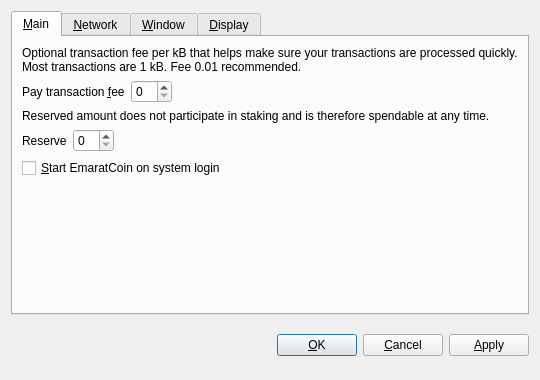
<?xml version="1.0" encoding="UTF-8"?>
<ui version="4.0">
 <class>OptionsDialog</class>
 <widget class="QDialog" name="OptionsDialog">
  <property name="geometry">
   <rect>
    <x>0</x>
    <y>0</y>
    <width>540</width>
    <height>380</height>
   </rect>
  </property>
  <property name="windowTitle">
   <string>Options</string>
  </property>
  <property name="modal">
   <bool>true</bool>
  </property>
  <layout class="QVBoxLayout" name="verticalLayout">
   <item>
    <widget class="QTabWidget" name="tabWidget">
     <property name="tabPosition">
      <enum>QTabWidget::North</enum>
     </property>
     <property name="currentIndex">
      <number>0</number>
     </property>
     <widget class="QWidget" name="tabMain">
      <attribute name="title">
       <string>&amp;Main</string>
      </attribute>
      <layout class="QVBoxLayout" name="verticalLayout_Main">
       <item>
        <widget class="QLabel" name="transactionFeeInfoLabel">
         <property name="text">
          <string>Optional transaction fee per kB that helps make sure your transactions are processed quickly. Most transactions are 1 kB. Fee 0.01 recommended.</string>
         </property>
         <property name="textFormat">
          <enum>Qt::PlainText</enum>
         </property>
         <property name="wordWrap">
          <bool>true</bool>
         </property>
        </widget>
       </item>
       <item>
        <layout class="QHBoxLayout" name="horizontalLayoutFee">
         <item>
          <widget class="QLabel" name="transactionFeeLabel">
           <property name="text">
            <string>Pay transaction &amp;fee</string>
           </property>
           <property name="textFormat">
            <enum>Qt::PlainText</enum>
           </property>
           <property name="buddy">
            <cstring>transactionFee</cstring>
           </property>
          </widget>
         </item>
         <item>
          <widget class="BitcoinAmountField" name="transactionFee"/>
         </item>
         <item>
          <spacer name="horizontalSpacerFee">
           <property name="orientation">
            <enum>Qt::Horizontal</enum>
           </property>
           <property name="sizeHint" stdset="0">
            <size>
             <width>40</width>
             <height>20</height>
            </size>
           </property>
          </spacer>
         </item>
        </layout>
       </item>
       <item>
        <widget class="QLabel" name="reserveBalanceInfoLabel">
         <property name="text">
          <string>Reserved amount does not participate in staking and is therefore spendable at any time.</string>
         </property>
         <property name="textFormat">
          <enum>Qt::PlainText</enum>
         </property>
         <property name="wordWrap">
          <bool>true</bool>
         </property>
        </widget>
       </item>
       <item>
        <layout class="QHBoxLayout" name="horizontalLayoutReserveBalance">
         <item>
          <widget class="QLabel" name="reserveBalanceLabel">
           <property name="text">
            <string>Reserve</string>
           </property>
           <property name="textFormat">
            <enum>Qt::PlainText</enum>
           </property>
           <property name="buddy">
            <cstring>reserveBalance</cstring>
           </property>
          </widget>
         </item>
         <item>
          <widget class="BitcoinAmountField" name="reserveBalance"/>
         </item>
         <item>
          <spacer name="horizontalSpacerReserveBalance">
           <property name="orientation">
            <enum>Qt::Horizontal</enum>
           </property>
           <property name="sizeHint" stdset="0">
            <size>
             <width>40</width>
             <height>20</height>
            </size>
           </property>
          </spacer>
         </item>
        </layout>
       </item>
       <item>
        <widget class="QCheckBox" name="bitcoinAtStartup">
         <property name="toolTip">
          <string>Automatically start EmaratCoin after logging in to the system.</string>
         </property>
         <property name="text">
          <string>&amp;Start EmaratCoin on system login</string>
         </property>
        </widget>
       </item>
       <item>
        <spacer name="verticalSpacer_Main">
         <property name="orientation">
          <enum>Qt::Vertical</enum>
         </property>
         <property name="sizeHint" stdset="0">
          <size>
           <width>20</width>
           <height>40</height>
          </size>
         </property>
        </spacer>
       </item>
      </layout>
     </widget>
     <widget class="QWidget" name="tabNetwork">
      <attribute name="title">
       <string>&amp;Network</string>
      </attribute>
      <layout class="QVBoxLayout" name="verticalLayout_Network">
       <item>
        <widget class="QCheckBox" name="mapPortUpnp">
         <property name="toolTip">
          <string>Automatically open the EmaratCoin client port on the router. This only works when your router supports UPnP and it is enabled.</string>
         </property>
         <property name="text">
          <string>Map port using &amp;UPnP</string>
         </property>
        </widget>
       </item>
       <item>
        <widget class="QCheckBox" name="connectSocks">
         <property name="toolTip">
          <string>Connect to the EmaratCoin network through a SOCKS proxy (e.g. when connecting through Tor).</string>
         </property>
         <property name="text">
          <string>&amp;Connect through SOCKS proxy:</string>
         </property>
        </widget>
       </item>
       <item>
        <layout class="QHBoxLayout" name="horizontalLayout_Network">
         <item>
          <widget class="QLabel" name="proxyIpLabel">
           <property name="text">
            <string>Proxy &amp;IP:</string>
           </property>
           <property name="textFormat">
            <enum>Qt::PlainText</enum>
           </property>
           <property name="buddy">
            <cstring>proxyIp</cstring>
           </property>
          </widget>
         </item>
         <item>
          <widget class="QValidatedLineEdit" name="proxyIp">
           <property name="maximumSize">
            <size>
             <width>140</width>
             <height>16777215</height>
            </size>
           </property>
           <property name="toolTip">
            <string>IP address of the proxy (e.g. 127.0.0.1)</string>
           </property>
          </widget>
         </item>
         <item>
          <widget class="QLabel" name="proxyPortLabel">
           <property name="text">
            <string>&amp;Port:</string>
           </property>
           <property name="textFormat">
            <enum>Qt::PlainText</enum>
           </property>
           <property name="buddy">
            <cstring>proxyPort</cstring>
           </property>
          </widget>
         </item>
         <item>
          <widget class="QLineEdit" name="proxyPort">
           <property name="maximumSize">
            <size>
             <width>55</width>
             <height>16777215</height>
            </size>
           </property>
           <property name="toolTip">
            <string>Port of the proxy (e.g. 9050)</string>
           </property>
          </widget>
         </item>
         <item>
          <widget class="QLabel" name="socksVersionLabel">
           <property name="text">
            <string>SOCKS &amp;Version:</string>
           </property>
           <property name="textFormat">
            <enum>Qt::PlainText</enum>
           </property>
           <property name="buddy">
            <cstring>socksVersion</cstring>
           </property>
          </widget>
         </item>
         <item>
          <widget class="QValueComboBox" name="socksVersion">
           <property name="toolTip">
            <string>SOCKS version of the proxy (e.g. 5)</string>
           </property>
          </widget>
         </item>
         <item>
          <spacer name="horizontalSpacer_Network">
           <property name="orientation">
            <enum>Qt::Horizontal</enum>
           </property>
           <property name="sizeHint" stdset="0">
            <size>
             <width>40</width>
             <height>20</height>
            </size>
           </property>
          </spacer>
         </item>
        </layout>
       </item>
       <item>
        <spacer name="verticalSpacer_Network">
         <property name="orientation">
          <enum>Qt::Vertical</enum>
         </property>
         <property name="sizeHint" stdset="0">
          <size>
           <width>20</width>
           <height>40</height>
          </size>
         </property>
        </spacer>
       </item>
      </layout>
     </widget>
     <widget class="QWidget" name="tabWindow">
      <attribute name="title">
       <string>&amp;Window</string>
      </attribute>
      <layout class="QVBoxLayout" name="verticalLayout_Window">
       <item>
        <widget class="QCheckBox" name="minimizeToTray">
         <property name="toolTip">
          <string>Show only a tray icon after minimizing the window.</string>
         </property>
         <property name="text">
          <string>&amp;Minimize to the tray instead of the taskbar</string>
         </property>
        </widget>
       </item>
       <item>
        <widget class="QCheckBox" name="minimizeOnClose">
         <property name="toolTip">
          <string>Minimize instead of exit the application when the window is closed. When this option is enabled, the application will be closed only after selecting Quit in the menu.</string>
         </property>
         <property name="text">
          <string>M&amp;inimize on close</string>
         </property>
        </widget>
       </item>
       <item>
        <spacer name="verticalSpacer_Window">
         <property name="orientation">
          <enum>Qt::Vertical</enum>
         </property>
         <property name="sizeHint" stdset="0">
          <size>
           <width>20</width>
           <height>40</height>
          </size>
         </property>
        </spacer>
       </item>
      </layout>
     </widget>
     <widget class="QWidget" name="tabDisplay">
      <attribute name="title">
       <string>&amp;Display</string>
      </attribute>
      <layout class="QVBoxLayout" name="verticalLayout_Display">
       <item>
        <layout class="QHBoxLayout" name="horizontalLayout_1_Display">
         <item>
          <widget class="QLabel" name="langLabel">
           <property name="text">
            <string>User Interface &amp;language:</string>
           </property>
           <property name="textFormat">
            <enum>Qt::PlainText</enum>
           </property>
           <property name="buddy">
            <cstring>lang</cstring>
           </property>
          </widget>
         </item>
         <item>
          <widget class="QValueComboBox" name="lang">
           <property name="toolTip">
            <string>The user interface language can be set here. This setting will take effect after restarting EmaratCoin.</string>
           </property>
          </widget>
         </item>
        </layout>
       </item>
       <item>
        <layout class="QHBoxLayout" name="horizontalLayout_2_Display">
         <item>
          <widget class="QLabel" name="unitLabel">
           <property name="text">
            <string>&amp;Unit to show amounts in:</string>
           </property>
           <property name="textFormat">
            <enum>Qt::PlainText</enum>
           </property>
           <property name="buddy">
            <cstring>unit</cstring>
           </property>
          </widget>
         </item>
         <item>
          <widget class="QValueComboBox" name="unit">
           <property name="toolTip">
            <string>Choose the default subdivision unit to show in the interface and when sending coins.</string>
           </property>
          </widget>
         </item>
        </layout>
       </item>
       <item>
        <widget class="QCheckBox" name="displayAddresses">
         <property name="toolTip">
          <string>Whether to show EmaratCoin addresses in the transaction list or not.</string>
         </property>
         <property name="text">
          <string>&amp;Display addresses in transaction list</string>
         </property>
        </widget>
       </item>
       <item>
        <widget class="QCheckBox" name="coinControlFeatures">
         <property name="toolTip">
          <string>Whether to show coin control features or not.</string>
         </property>
         <property name="text">
          <string>Display coin &amp;control features (experts only!)</string>
         </property>
        </widget>
       </item>
       <item>
        <spacer name="verticalSpacer_Display">
         <property name="orientation">
          <enum>Qt::Vertical</enum>
         </property>
         <property name="sizeHint" stdset="0">
          <size>
           <width>20</width>
           <height>40</height>
          </size>
         </property>
        </spacer>
       </item>
      </layout>
     </widget>
    </widget>
   </item>
   <item>
    <layout class="QHBoxLayout" name="horizontalLayout_Buttons">
     <item>
      <spacer name="horizontalSpacer_1">
       <property name="orientation">
        <enum>Qt::Horizontal</enum>
       </property>
       <property name="sizeHint" stdset="0">
        <size>
         <width>40</width>
         <height>48</height>
        </size>
       </property>
      </spacer>
     </item>
     <item>
      <widget class="QLabel" name="statusLabel">
       <property name="font">
        <font>
         <weight>75</weight>
         <bold>true</bold>
        </font>
       </property>
       <property name="text">
        <string/>
       </property>
       <property name="textFormat">
        <enum>Qt::PlainText</enum>
       </property>
       <property name="wordWrap">
        <bool>true</bool>
       </property>
      </widget>
     </item>
     <item>
      <spacer name="horizontalSpacer_2">
       <property name="orientation">
        <enum>Qt::Horizontal</enum>
       </property>
       <property name="sizeHint" stdset="0">
        <size>
         <width>40</width>
         <height>48</height>
        </size>
       </property>
      </spacer>
     </item>
     <item>
      <widget class="QPushButton" name="okButton">
       <property name="text">
        <string>&amp;OK</string>
       </property>
      </widget>
     </item>
     <item>
      <widget class="QPushButton" name="cancelButton">
       <property name="text">
        <string>&amp;Cancel</string>
       </property>
       <property name="autoDefault">
        <bool>false</bool>
       </property>
      </widget>
     </item>
     <item>
      <widget class="QPushButton" name="applyButton">
       <property name="text">
        <string>&amp;Apply</string>
       </property>
       <property name="autoDefault">
        <bool>false</bool>
       </property>
      </widget>
     </item>
    </layout>
   </item>
  </layout>
 </widget>
 <customwidgets>
  <customwidget>
   <class>BitcoinAmountField</class>
   <extends>QSpinBox</extends>
   <header>bitcoinamountfield.h</header>
  </customwidget>
  <customwidget>
   <class>QValueComboBox</class>
   <extends>QComboBox</extends>
   <header>qvaluecombobox.h</header>
  </customwidget>
  <customwidget>
   <class>QValidatedLineEdit</class>
   <extends>QLineEdit</extends>
   <header>qvalidatedlineedit.h</header>
  </customwidget>
 </customwidgets>
 <resources/>
 <connections/>
</ui>
